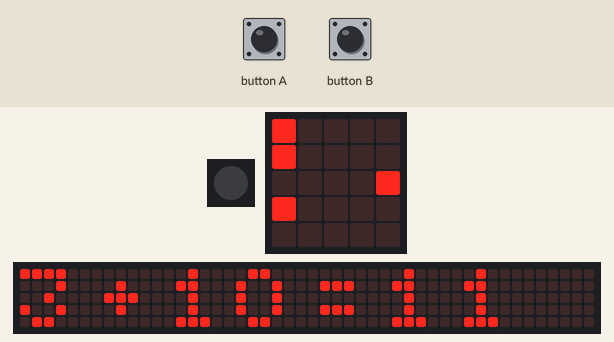
Recording of a program running on a simulated Calliope mini (MakeCode). On the bench: 1 RGB LEDs in strip order, left to right, the board's 5×5 LED display, a strip that is not on the board, showing the scrolling text unrolled. Inputs (shaded band) come from the test bench. Random numbers come from a fixed seed; the 48×5 strip is a reading aid, not a part: it shows the text the display is scrolling, unrolled, one strip-width of it at a time.

Above: at 1.27 s.
1.3 s: button A pressed for 0.15 s
2.0 s: button B pressed for 0.15 s
2.7 s: button B pressed for 0.15 s
3.4 s: button B pressed for 0.15 s
At 7.6 s:
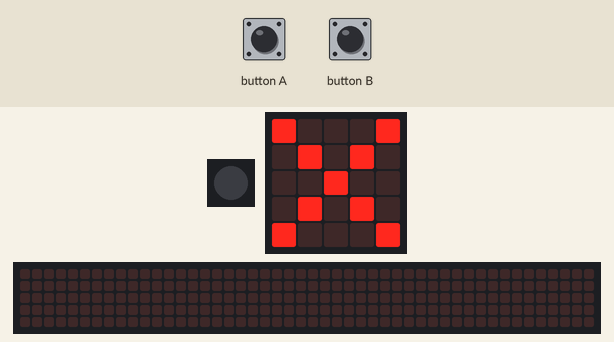
At 9.4 s:
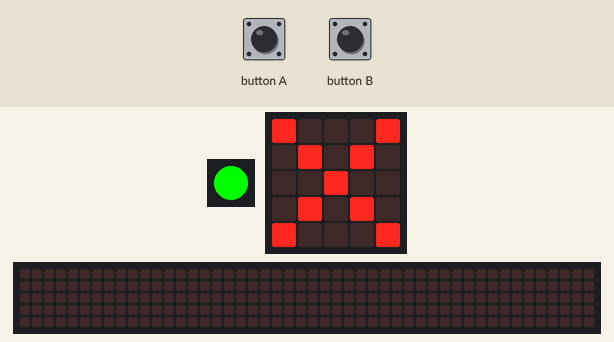
9.9 s: button B pressed for 0.15 s
At 9.97 s:
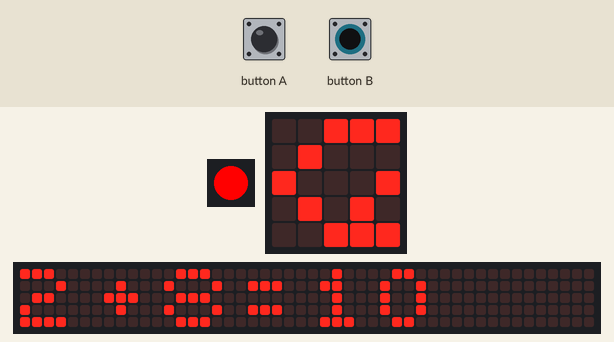
13.6 s: button A pressed for 0.15 s
At 16.9 s:
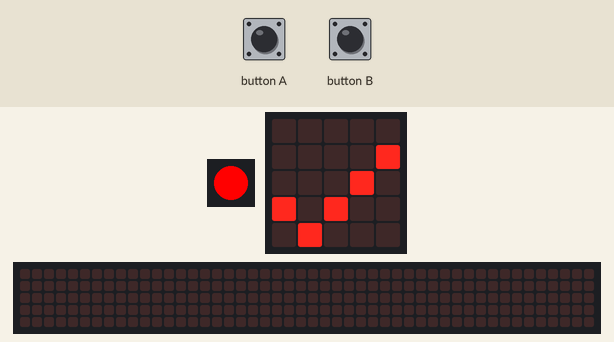
Timing chart, 0 to 17.4 s (numbered marks = the images above; inputs shaded):
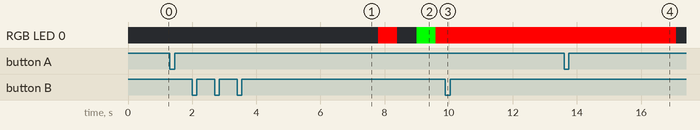

Measured:
- what the display in image 1 shows lasts 0.6 s, from 7.2 s to 7.8 s

The program:

main.ts
```typescript
input.onButtonPressed(Button.A, function () {
    if (Ergebnis == Zufallsergebnis) {
        basic.showIcon(IconNames.Yes)
        basic.setLedColor(0x00ff00)
        Punkte += 1
    } else {
        basic.showIcon(IconNames.No)
        basic.setLedColor(0xff0000)
        basic.pause(750)
    }
    Antwort_aktiv = 0
})
input.onButtonPressed(Button.B, function () {
    if (Ergebnis != Zufallsergebnis) {
        basic.showIcon(IconNames.Yes)
        basic.setLedColor(0x00ff00)
        Punkte += 1
    } else {
        basic.showIcon(IconNames.No)
        basic.setLedColor(0xff0000)
        basic.pause(750)
    }
    Antwort_aktiv = 0
})
let Zahl2 = 0
let Zahl1 = 0
let Antwort_aktiv = 0
let Punkte = 0
let Zufallsergebnis = 0
let Ergebnis = 0
let Runde = 0
basic.forever(function () {
    for (let index = 0; index < 5; index++) {
        basic.turnRgbLedOff()
        Zahl1 = randint(1, 10)
        Zahl2 = randint(1, 10)
        Ergebnis = Zahl1 + Zahl2
        if (randint(0, 1) == 0) {
            Zufallsergebnis = randint(Ergebnis - 10, Ergebnis + 10)
        } else {
            Zufallsergebnis = Ergebnis
        }
        basic.showString("" + Zahl1 + ("+" + ("" + Zahl2 + ("=" + Zufallsergebnis))))
        Antwort_aktiv = 1
        while (Antwort_aktiv == 1) {
            basic.pause(50)
        }
    }
    for (let index = 0; index < 3; index++) {
        basic.showString("" + Punkte + " Punkte")
    }
})
```

test.ts
```typescript
// Hier kann man Tests durchführen; diese Datei wird nicht kompiliert, wenn dieses Paket als Erweiterung verwendet wird.
```
